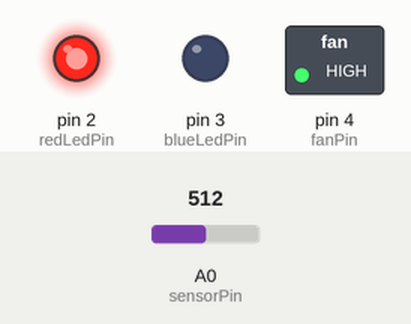
The sketch below on a simulated Arduino Uno, built with avr-gcc and run on an emulated ATmega328P. Shown: switched loads named in the sketch (green lamp = pin HIGH), output pins drawn as LEDs (lit = HIGH). Inputs (shaded band) come from the test bench; at power-on: A0 (sensorPin) = 512.

Above: at 1.8 s.
1.9 s: A0 (sensorPin) set to 167
3.4 s: A0 (sensorPin) set to 146
At 5.0 s:
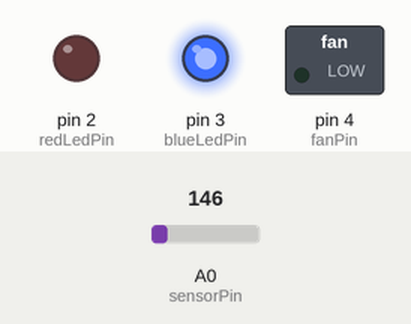
5.5 s: A0 (sensorPin) set to 306
At 6.6 s:
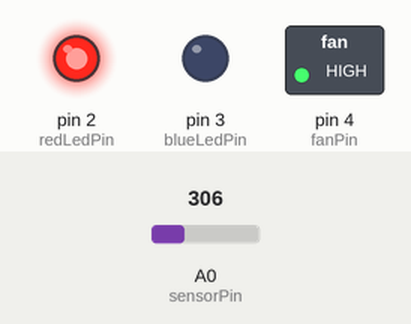
7.5 s: A0 (sensorPin) set to 122
At 9.3 s:
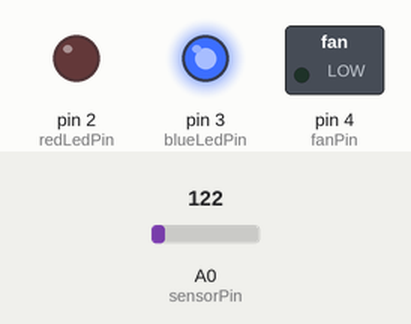
Timing chart, 0 to 10.5 s (numbered marks = the images above; inputs shaded):
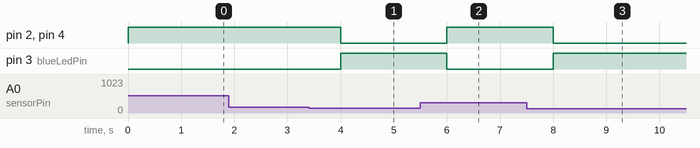

The sketch:

tempControlledFan.ino
```cpp
const int sensorPin = A0;
const int fanPin = 4;
const int blueLedPin = 3;
const int redLedPin = 2;


void setup() {
  pinMode(fanPin, OUTPUT);
  pinMode(blueLedPin, OUTPUT);
  pinMode(redLedPin, OUTPUT);

  Serial.begin(9600);
}

float sensorValueToTemp(int value) {
  // Omvandla sensorvärdet till spänning
  float voltage = value * (5.0 / 1023.0);

  // Omvandla spänning till temperatur i Celsius
  float temperatureC = (voltage - 0.5) * 100;

  return temperatureC;
}

void loop() {
  // Läs av sensorvärdet
  int sensorValue = analogRead(sensorPin);

  float temperatureC = sensorValueToTemp(sensorValue);

  if(temperatureC>25) {
    digitalWrite(fanPin,HIGH);
    digitalWrite(blueLedPin,LOW);
    digitalWrite(redLedPin,HIGH);

  }
  else {
    digitalWrite(fanPin,LOW);
    digitalWrite(blueLedPin,HIGH);
    digitalWrite(redLedPin,LOW);
  }

  delay(1000);  // Vänta 1 sekund innan nästa avläsning
}
```

Measured:
- the behaviour switches between 154 and 153 on A0 (sensorPin) (found by bisection; images 0 and 1)
- after the input at 1.9 s, every drawn part: stays the same
- after the input at 3.4 s, pin 2 (redLedPin), pin 4 (fanPin): HIGH → LOW after 0.60 s; pin 3 (blueLedPin): LOW → HIGH after 0.60 s
- after the input at 5.5 s, pin 2 (redLedPin), pin 4 (fanPin): LOW → HIGH after 0.50 s; pin 3 (blueLedPin): HIGH → LOW after 0.50 s
- after the input at 7.5 s, pin 2 (redLedPin), pin 4 (fanPin): HIGH → LOW after 0.50 s; pin 3 (blueLedPin): LOW → HIGH after 0.50 s
